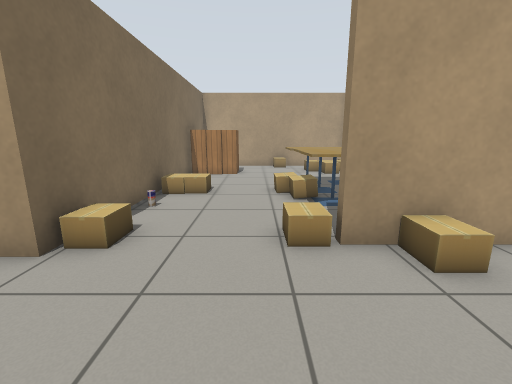
View 1 (above)

17 first-person views from a walk through a Gazebo world. The camera is 1 m above the floor, tilts 12° down and sees 90° across. The lines on the ground mark 1 m squares. The floor is counted in squares, 0.5 m on a side. Each view is taken from the middle of a square. On the plan, view 1 faces up. The plan holds only what a view shows up to about 16 squares ahead; the rest is blank. Simple patterns stand in for the simulator's built-in surfaces.

View 2
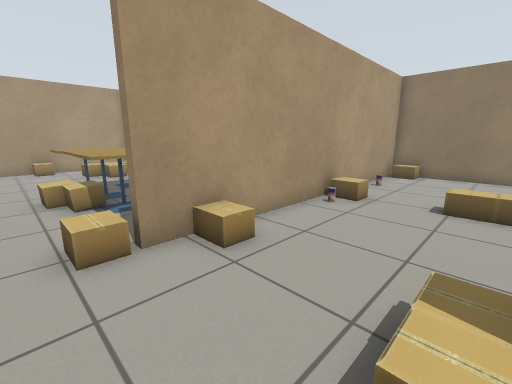

View 3
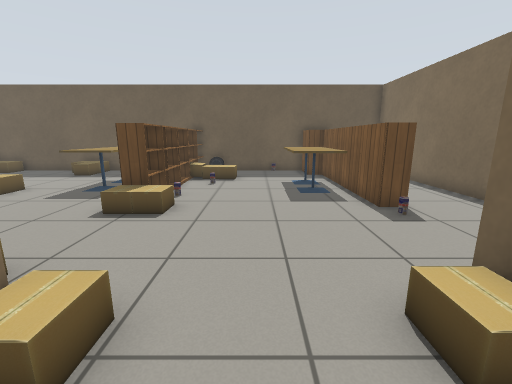

View 4
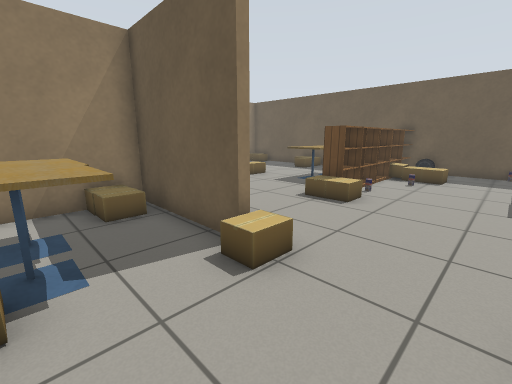

View 5
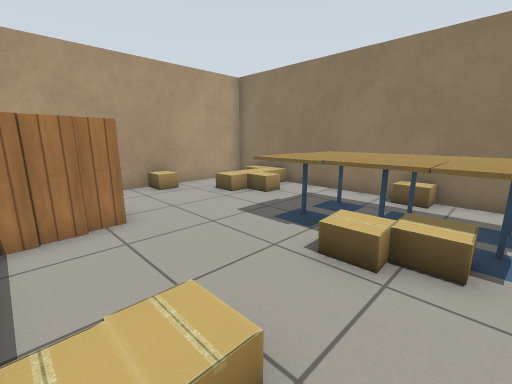

View 6
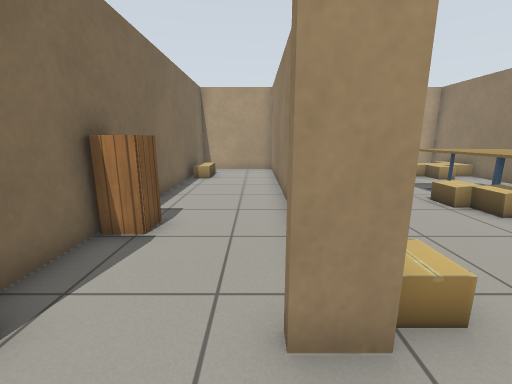

View 7
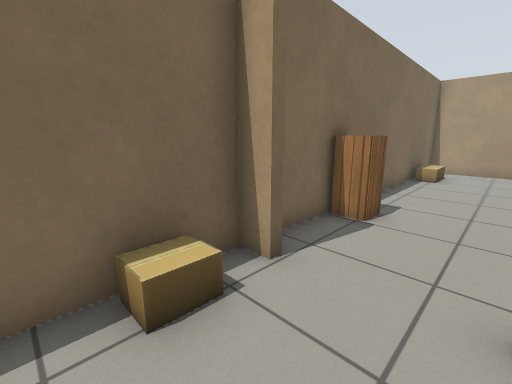

View 8
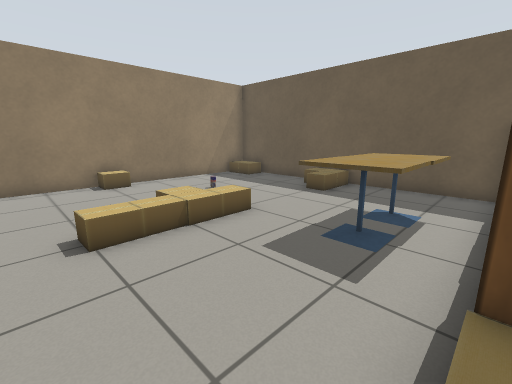

View 9
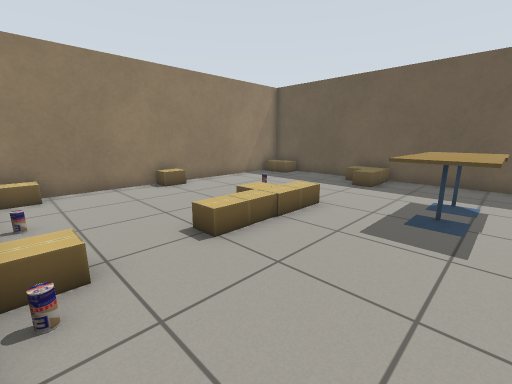

View 10
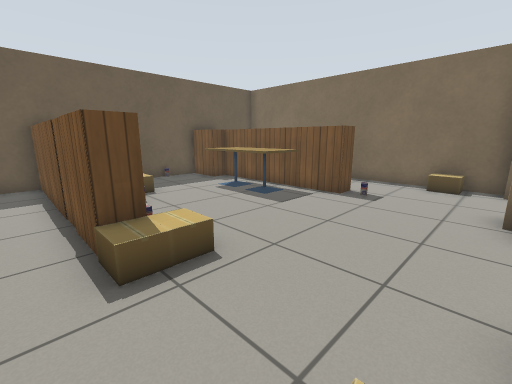

View 11
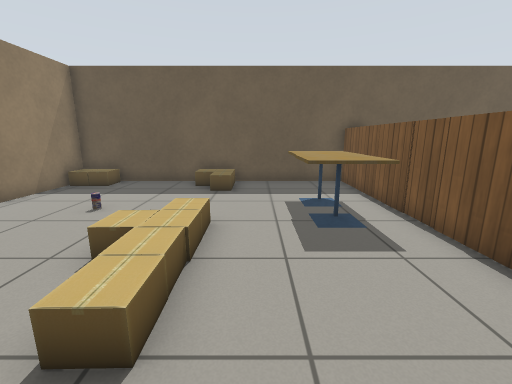

View 12
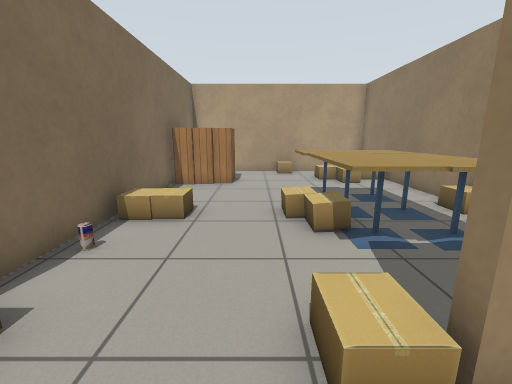

View 13
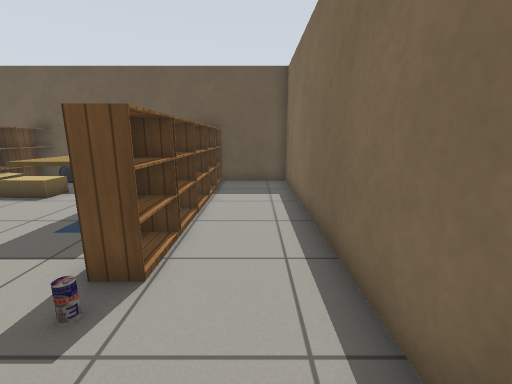

View 14
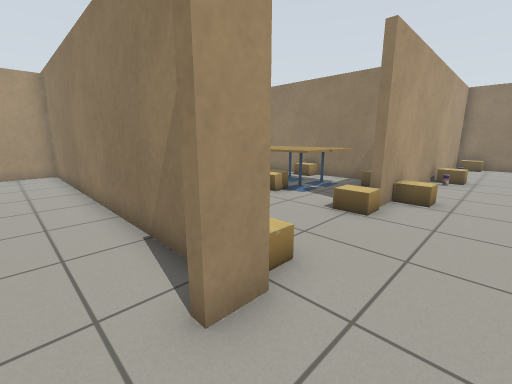

View 15
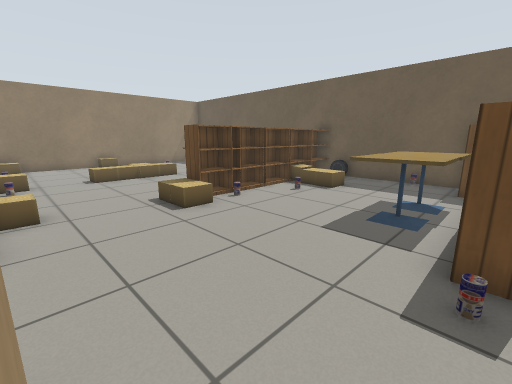

View 16
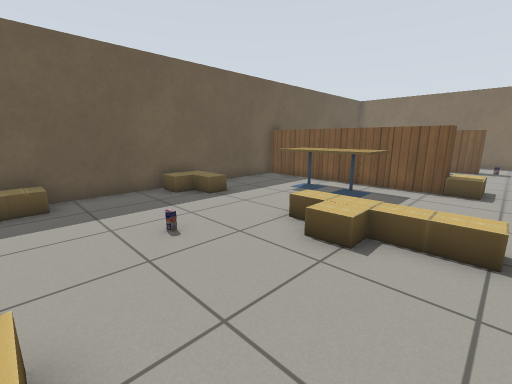

View 17
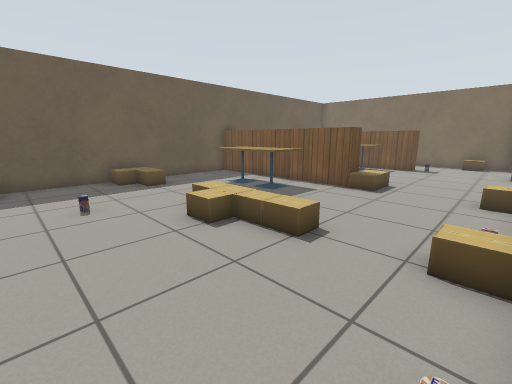

### Floor plan
Points are (right, up) in squares from view 1. A wall is a line through its corners. A room is listed if a view was taken in it or the views show most of it. See-through windows are left out.
Room 1 (views 1, 2, 6, 7, 8, 9, 10, 11, 12, 13, 14, 15, 16, 17)
walls: (-3.7, 5.6) (-3.7, 4.1) (-4.8, 4.1); (-4, 5.5) (-4, 18.6) (-8.4, 18.6) (-8.4, 16.6); (-7.6, 4.4) (-7.6, 4.1) (-8.4, 4.1) (-8.4, -8.8) (15, -8.8) (15, 4.6) (1.5, 4.6); (-8.4, 6.2) (-8.4, 5.1); (-8.4, 14.2) (-8.4, 8.6)
ways out: opening at (-1, 5) to room 2
objects: cardboard box (-8, 2) to (-8, 3); cabinet (-8, 7) to (-8, 8); cardboard box (-8, 15); other object (-8, 16); bookshelf (-5, -8) to (-5, -7); bookshelf (-5, -6); bookshelf (-5, -5) to (-5, -4); bookshelf (-5, -3) to (-5, -2); bookshelf (-5, -1); drink can (-5, 0); bookshelf (-4, -8) to (-4, -7); cafe table (-4, -5) to (-3, -4); cafe table (-4, -3) to (-3, -2); cardboard box (-3, 5); other object (-2, -9); cardboard box (0, -6) to (1, -6); car (1, -9) to (2, -8); other object (1, -4); cardboard box (1, 5); bookshelf (2, -8) to (3, -7); cardboard box (2, -6); bookshelf (2, -5) to (3, -4); bookshelf (2, -3) to (3, -3); other object (2, -2); cardboard box (2, -1) to (2, 0); bookshelf (3, -6); bookshelf (3, -2); cardboard box (3, -1) to (3, 0); cardboard box (3, 4); cafe table (4, -6) to (6, -4); cafe table (4, -3) to (6, -2); drink can (7, 4); cardboard box (8, -8); cardboard box (8, -7) to (9, -7); cardboard box (8, -3) to (9, -2); cardboard box (8, -1); cardboard box (8, 0) to (9, 0); cardboard box (8, 1) to (9, 1); cardboard box (8, 4); cardboard box (9, -8); cardboard box (9, -2) to (9, -1); drink can (11, 4); drink can (12, -4); cardboard box (13, -8); cardboard box (14, -8); cardboard box (14, -1) to (15, -1); cardboard box (14, 4)
Room 2 (views 3, 4, 5)
walls: (1.5, 4.9) (6.3, 4.9) (6.3, 15.3); (6.3, 17.6) (6.3, 18.6) (-3.7, 18.6) (-3.7, 5.6)
ways out: opening at (-1, 5) to room 1
objects: drink can (-3, 7); cardboard box (-3, 9) to (-3, 10); bookshelf (-3, 14) to (-3, 16); cardboard box (-2, 9) to (-2, 10); bookshelf (-2, 14) to (-1, 16); cardboard box (1, 9); cardboard box (1, 10); cardboard box (1, 18) to (2, 18); cafe table (2, 7) to (3, 9); cafe table (2, 10) to (3, 10); cafe table (2, 11) to (3, 12); cardboard box (3, 16) to (4, 16); cafe table (4, 7) to (5, 8); cafe table (4, 9) to (5, 10); cafe table (4, 11) to (5, 12); cardboard box (4, 15); cardboard box (5, 6); other object (5, 16); cardboard box (6, 6); cardboard box (6, 10); cardboard box (6, 16); other object (6, 17)

Where each view was taken, in squares from view 1:
view 1: 0 up, 0 right, facing up
view 2: 0 up, 0 right, facing up-right
view 3: 7 up, 1 left, facing down
view 4: 8 up, 2 left, facing down-right
view 5: 8 up, 3 left, facing up-right
view 6: 2 up, 5 left, facing up
view 7: 1 up, 5 left, facing up-left
view 8: 2 up, 3 right, facing down-right
view 9: 4 up, 4 right, facing down-right
view 10: 4 up, 4 right, facing down-left
view 11: 3 up, 7 right, facing down
view 12: 3 up, 0 right, facing up
view 13: 3 up, 7 left, facing down
view 14: 2 up, 6 left, facing up-right
view 15: 4 up, 5 left, facing down-right
view 16: 1 up, 14 right, facing down-left
view 17: 4 up, 13 right, facing down-left
